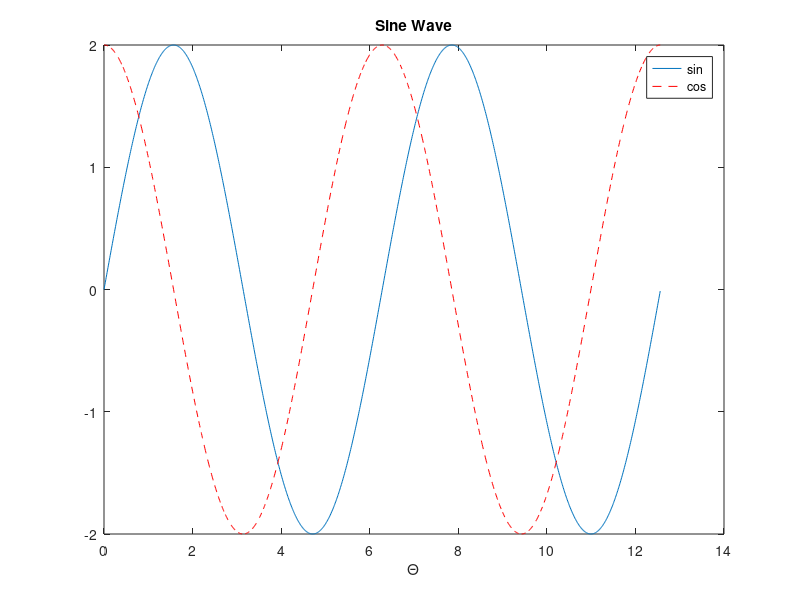

The MATLAB source for this figure: (Note: this script raises an error after producing the figure.)
%% Matlab basics

clear;
close all;

%% Assignment

a = 1
b = 2
c = a + b

d = 3 + i

e = sin(a)

% Use a semicolon to surpress output.

%% Vectors/Arrays

% Matlab is 1-indexed

a = [1 2 3 4];
b = [5 6 7 8];

%a(0)
a(1)
a(1:3)

% Add vectors together?
a + b

% concatenate with square brackets

[a b]

% xs = start:increment:end

xs = 0:1:10

% apostrophe transposes

xs'

% QUESTION: How to multiply?

%% Useful functions

n=10;
zeros(n) % = zeros(n,n)
zeros(3,4) % = zeros([3 4])

% Similar for ones

arr = ones(3,4)

size(arr)
length(arr)

% Also, mathematical functions

r = randperm(15,5);

% They're kind of weird.

maxR = max(r);
[maxR, location] = max(r);

% If you have time, look into logical indexing.
% Can you produce a vector that contains only the odd values of r?

%% Plotting

% need an x vector and a y vector

x = 0:0.01:4*pi;
y = 2*sin(x); %Automagically vectorized functions!

plot(x,y)
title('Sine Wave')
xlabel('\Theta')

%% More complicated plotting

hold on
plot(x, 2*cos(x), 'r--')
legend('sin', 'cos')
hold off

%% Audio file!

filename = 'RecordedVoice.wav';
[y,freq] = audioread(filename);
sound(y, freq);
t = 0:1/freq:(length(y) - 1)/freq;
plot(t,y);

%% fast fourier transforms!
% 
fsampling = 100; %sampling rate
t = 0:1/fsampling:2*pi;
f1 = 20; %frequency
x = cos(2*pi*t*f1); 
L = length(x);

X = fft(x);
X = X/length(x);
omega = ((0:length(X)-1)/length(X))*fsampling; %define frequency axis

subplot(3,1,1) % let's you put multiple plots on the same figure
plot(t,x);
title('signal x(t) in the time domain');
xlabel(sprintf('t, sampled at the rate of %d', fsampling));
ylabel('y(t)');
ylim([-1.5,1.5]);
xlim([0,2*pi]);

subplot(3,1,2)
plot(omega, abs(X));
title('signal X(\omega), real')

subplot(3,1,3)
plot(omega, angle(X))

% what else can you throw into fft? Why do they look different?

%% Bonus: Yes, you can use c-style string formatting with Matlab.
% Don't worry about this if you're not familiar with c-style string formatting
% but the function is sprintf

